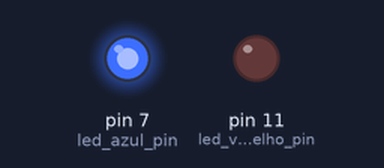
The sketch below on a simulated Arduino Uno, built with avr-gcc and run on an emulated ATmega328P. Parts: output pins drawn as LEDs (lit = HIGH).

Above: at 1.0 s.
At 22.5 s:
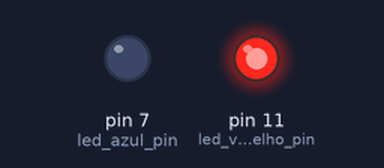
At 28.6 s:
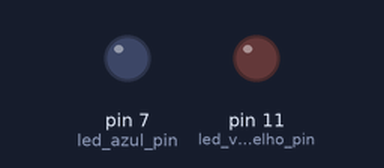
Timing chart, 0 to 30.2 s (numbered marks = the images above):
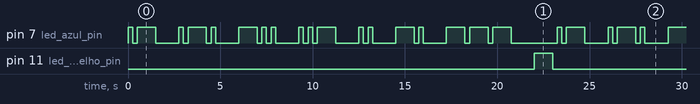

Measured:
- by itself, pin 7 (led_azul_pin): moves between LOW and HIGH, repeating every 23.3 s
- by itself, pin 11 (led_vermelho_pin): alternates HIGH for 1.0 s and LOW for 22.3 s
- by itself, everything shown: repeats every 23.3 s, in 38 steps

The sketch:

002_basic_led_morse_final.ino
```cpp
int led_azul_pin = 7;
int led_vermelho_pin = 11;

int espera_curto = 250;
int espera_longo = 1000;
int espera_apagado = 250;
int muda_de_letra = 1000;

void setup() {
  // put your setup code here, to run once:
  // coloca aqui o teu código, ele só vai correr uma vez ao início
  pinMode(led_azul_pin, OUTPUT);
  pinMode(led_vermelho_pin, OUTPUT);

}

void loop() {
  // put your main code here, to run repeatedly:
  // coloca aqui o teu código, ele vai correr repetidamente

  // A
  acenderLed(led_azul_pin, espera_curto);
  acenderLed(led_azul_pin, espera_longo);
  apagarLed(led_azul_pin, muda_de_letra);

  //R
  acenderLed(led_azul_pin, espera_curto);
  acenderLed(led_azul_pin, espera_longo);
  acenderLed(led_azul_pin, espera_curto);
  apagarLed(led_azul_pin, muda_de_letra);

  //D
  acenderLed(led_azul_pin, espera_longo);
  acenderLed(led_azul_pin, espera_curto);
  acenderLed(led_azul_pin, espera_curto);
  apagarLed(led_azul_pin, muda_de_letra);

  //U
  acenderLed(led_azul_pin, espera_curto);
  acenderLed(led_azul_pin, espera_curto);
  acenderLed(led_azul_pin, espera_longo);
  apagarLed(led_azul_pin, muda_de_letra);

  //I
  acenderLed(led_azul_pin, espera_curto);
  acenderLed(led_azul_pin, espera_curto);
  apagarLed(led_azul_pin, muda_de_letra);

  //N
  acenderLed(led_azul_pin, espera_longo);
  acenderLed(led_azul_pin, espera_curto);
  apagarLed(led_azul_pin, muda_de_letra);

  //O
  acenderLed(led_azul_pin, espera_longo);
  acenderLed(led_azul_pin, espera_longo);
  acenderLed(led_azul_pin, espera_longo);
  apagarLed(led_azul_pin, muda_de_letra);

  // FIM
  acenderLed(led_vermelho_pin, espera_longo);

}

void acenderLed(int _led, int _tempo_espera)
{
  digitalWrite(_led, HIGH);
  delay(_tempo_espera);
  apagarLed(_led, espera_curto);
}

void apagarLed(int _led, int _tempo_espera)
{
  digitalWrite(_led, LOW);
  delay(_tempo_espera);
}
```
